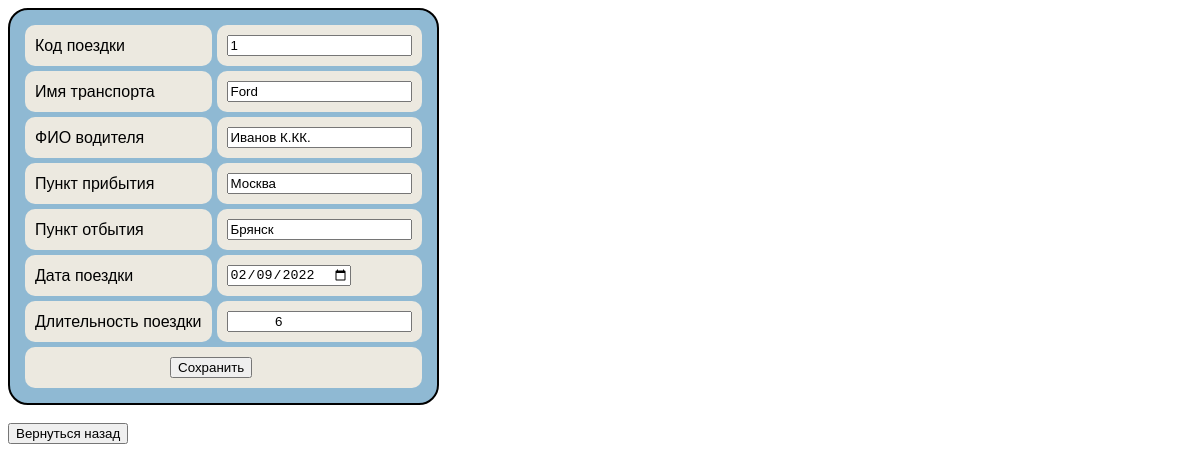
/Site_BD_2022/server/tables/trips/update.php?red_id=1, run on the app's committed database.
### tables this page shows
CREATE TABLE `trips` (
  `id_trip` int NOT NULL,
  `id_transport` int NOT NULL,
  `id_driver` int NOT NULL,
  `destination` varchar(20) NOT NULL,
  `depart_point` varchar(20) NOT NULL,
  `trip_data` date NOT NULL,
  `duration` int NOT NULL COMMENT 'hours',
  `cost` int NOT NULL
);

CREATE TABLE `transport` (
  `id_transport` int NOT NULL,
  `id_driver` int NOT NULL,
  `transport_name` varchar(11) NOT NULL,
  `seats_num` int NOT NULL,
  `has_conditioner` tinyint(1) NOT NULL,
  `max_passengers` int NOT NULL
);

CREATE TABLE `drivers` (
  `id_driver` int NOT NULL,
  `FIO` varchar(50) NOT NULL,
  `starting_date` date DEFAULT NULL,
  `salary` int NOT NULL
);

### Site_BD_2022/server/tables/trips/update.php (the view, shortened to what this page needs)
<?php
include 'connect.php';
if (isset($_GET['red_id'])) {
$sql_select = "SELECT id_trip, transport.transport_name, drivers.FIO, destination, depart_point, trip_data, duration
FROM trips INNER JOIN drivers ON trips.id_trip = drivers.id_driver
INNER JOIN transport ON trips.id_trip = transport.id_transport WHERE
id_trip = {$_GET['red_id']}";
$result_select = mysqli_query($link, $sql_select);
$row = mysqli_fetch_array($result_select);
}
?>
<!DOCTYPE html>
<html>
<head>
</head>
<body>
    <table>
        <tr>
            <td>Код поездки</td>
            <td><input type="text" name="id_trip" value="<?=
            isset($_GET['red_id']) ? $row['id_trip'] : ''; ?>"></td>
        </tr>
        <tr>
            <td>Имя транспорта</td>
            <td><input type="text" name="transport_name" value="<?=
            isset($_GET['red_id']) ? $row['transport_name'] : ''; ?>"></td>
        </tr>
        <tr>
            <td>ФИО водителя</td>
            <td><input type="text" name="FIO" value="<?=
            isset($_GET['red_id']) ? $row['FIO'] : ''; ?>"></td>
        </tr>
        <tr>
            <td>Пункт прибытия</td>
            <td><input type="text" name="destination" value="<?=
            isset($_GET['red_id']) ? $row['destination'] : ''; ?>"></td>
        </tr>
        <tr>
            <td>Пункт отбытия</td>
            <td><input type="text" name="depart_point" value="<?=
            isset($_GET['red_id']) ? $row['depart_point'] : ''; ?>"></td>
        </tr>
        <tr>
            <td>Дата поездки</td>
            <td><input type="date" name="trip_data" value="<?=
            isset($_GET['red_id']) ? $row['trip_data'] : ''; ?>"></td>
        </tr>
        <tr>
            <td>Длительность поездки</td>
            <td><input type="text" name="duration" value="
            <?= isset($_GET['red_id']) ? $row['duration'] : ''; ?>"></td>
        </tr>
        <tr>
            <td colspan="2"><input class="save" type="submit" value="Сохранить"></td>
        </tr>
    </table>
    <form action="index.php" method="post">
        <br>
    <input type="submit" value="Вернуться назад">
    </form>
</body>
</html>

### Site_BD_2022/server/tables/trips/update.php (style rules this page uses)
body { background: url("/css/authorization/img/bg.png"); background-size: cover; }
table { font-family: sans-serif; border-collapse: separate; border-spacing: 5px; background: #8fb9d3; border: 2px solid black; padding: 10px; border-radius: 20px; }
td { border-radius: 10px; background: #ece9e0;; padding: 10px; }
.save { margin-left: 135px; }

### data on the page
trips: id_trip "1", transport_name "Ford", FIO "Иванов К.КК.", destination "Москва", depart_point "Брянск", trip_data "02/09/2022", duration "6"
